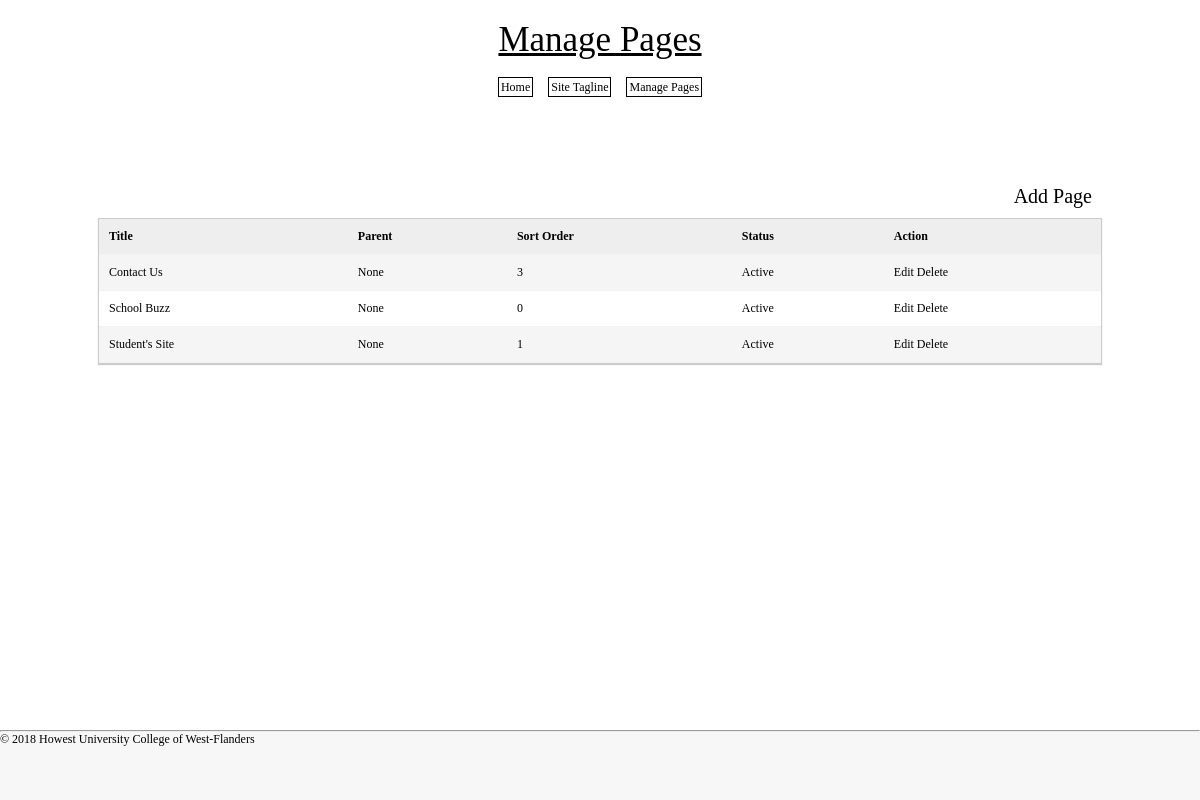
Page /manage-site/manage_pages.php on the earlier database version.
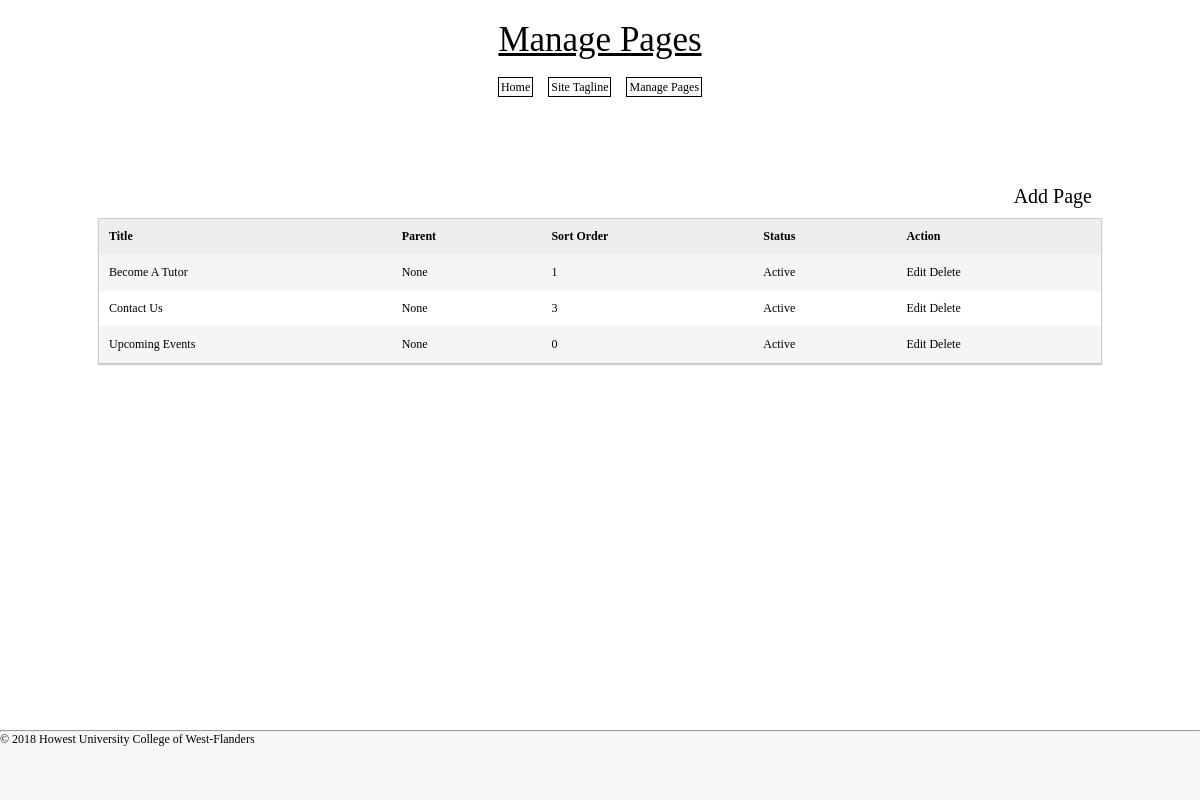
Same page on the later database version.
### tables this page shows
CREATE TABLE IF NOT EXISTS `mp_pages` (
  `page_id` int(11) NOT NULL AUTO_INCREMENT,
  `page_title` varchar(255) NOT NULL,
  `page_desc` text,
  `meta_keywords` varchar(255) DEFAULT NULL,
  `meta_desc` varchar(255) DEFAULT NULL,
  `sort_order` int(11) NOT NULL DEFAULT '0',
  `parent` varchar(255) NOT NULL DEFAULT '0',
  `status` enum('A','I') NOT NULL DEFAULT 'A',
  `page_alias` varchar(255) DEFAULT NULL,
  PRIMARY KEY (`page_id`),
  UNIQUE KEY `page_name` (`page_alias`)
);

### libs/common_functions.php (called while the page is built, shortened)
<?php
function getParentCategoryName($id) {
    global $DB;
    $sql = "SELECT * FROM " . TABLE_PAGES . " WHERE 1 AND page_id = :id";
    try {
        $stmt = $DB->prepare($sql);
        $stmt->bindValue(":id", $id);
        $stmt->execute();
        $results = $stmt->fetchAll();
    } catch (Exception $ex) {
        echo errorMessage($ex->getMessage());
    }
   return ($results[0]["page_title"] <> "" ) ? $results[0]["page_title"] : "None";
}
?>

### manage-site/manage_pages.php (the view, shortened to what this page needs)
<?php
require("../libs/config.php");
$pageTitle = "Manage Pages";
include("header.php");
?>
<div class="title" style="text-align:right;"><a href="add_edit_page.php">Add Page</a></div>
<table class="bordered">
    <tr>
        <th ><strong>Title</strong> </th>
        <th ><strong>Parent</strong> </th>
        <th ><strong>Sort Order</strong> </th>
        <th><strong>Status</strong> </th>
        <th><strong>Action</strong> </th>
    </tr>
    <?php
    $sql = "SELECT * FROM " . TABLE_PAGES . " WHERE 1 ORDER BY page_title ASC, page_id DESC";
    try {
        $stmt = $DB->prepare($sql);
        $stmt->execute();
        $results = $stmt->fetchAll();
    } catch (Exception $ex) {
        echo errorMessage($ex->getMessage());
    }
    foreach ($results as $rs) {
        ?>
        <tr>
            <td ><?php echo stripslashes($rs["page_title"]); ?></td>
            <td><?php echo stripslashes(getParentCategoryName($rs["parent"])); ?></td>
            <td><?php echo stripslashes($rs["sort_order"]); ?></td>
            <td><?php echo ($rs["status"] == 'A') ? "Active" : "Inactive"; ?></td>
            <td><a href="add_edit_page.php?edit=<?php echo ($rs["page_id"]); ?>">Edit</a>
                <a href="manage_pages.php?del=<?php echo ($rs["page_id"]); ?>" onclick="return confirm('Are you sure?');">Delete</a> </td>
        </tr>
        <?php
    }
    ?>
</table>
<?php
include("footer.php");
?>

### manage-site/header.php (shortened to what this page needs)
<!DOCTYPE html>
<html>
<head>
<link rel="stylesheet" href="style.css" type="text/css" />
</head>
<body>
<div id="container">
    <div id="body">
        <header>
            <div class="mainTitle" ><?php echo $pageTitle; ?></div>
        </header>
        <nav>
        <a href="home.php" class="menus">Home</a>
        <a href="tagline.php" class="menus">Site Tagline</a>
        <a href="manage_pages.php" class="menus">Manage Pages</a>
        </nav>
        <article>

### manage-site/footer.php
        </article>
        <div class="height30"></div>
        <footer class="center-text">
            <hr />
            &copy; 2018 Howest University College of West-Flanders
        </footer>
    </div>
</div>
</body>
</html>

### manage-site/style.css (style rules this page uses)
* { margin: 0; }
html, body { margin:0; padding:0; height:100%; }
body { border: 0; font: 12px "Trebuchet MS"; color: #000; background:#fff; }
a { text-decoration: none; color:#000; }
.height30 { clear:both;height:30px; }
#body { width: 1004px; margin: 0 auto; max-width: 100%; padding:20px 0 70px 0; height: 100%; }
#container { min-height:100%; position:relative; }
footer { position: absolute; bottom: 0; left:0; height: 70px; width: 100%; background:#f7f7f7; color:#000; }
.mainTitle { font-size:35px; text-align:center; padding-bottom:20px;text-decoration:underline; }
.title { font-size:20px; padding:10px; text-align:center; }
nav { margin:0 auto; width:100%;text-align:center; margin-bottom:80px; }
.menus { padding:2px; margin:0 6px; border:1px solid #000;text-decoration:none; }
table { *border-collapse: collapse; border-spacing: 0; width: 100%; }
.bordered { border: solid #ccc 1px; -webkit-box-shadow: 0 1px 1px #ccc; -moz-box-shadow: 0 1px 1px #ccc; box-shadow: 0 1px 1px #ccc; }
.bordered td, .bordered th { padding: 10px; border-bottom: 1px solid #f2f2f2; }
.bordered th { background-color: #eee; border-top: none; text-align:left; }
.bordered tbody tr:nth-child(even) { background: #f5f5f5; border:1px solid #000; }

Differences in the rows shown:
changed mp_pages: page_title "Student's Site" → "Become A Tutor"; moves up the list
changed mp_pages: page_title "School Buzz" → "Upcoming Events"
